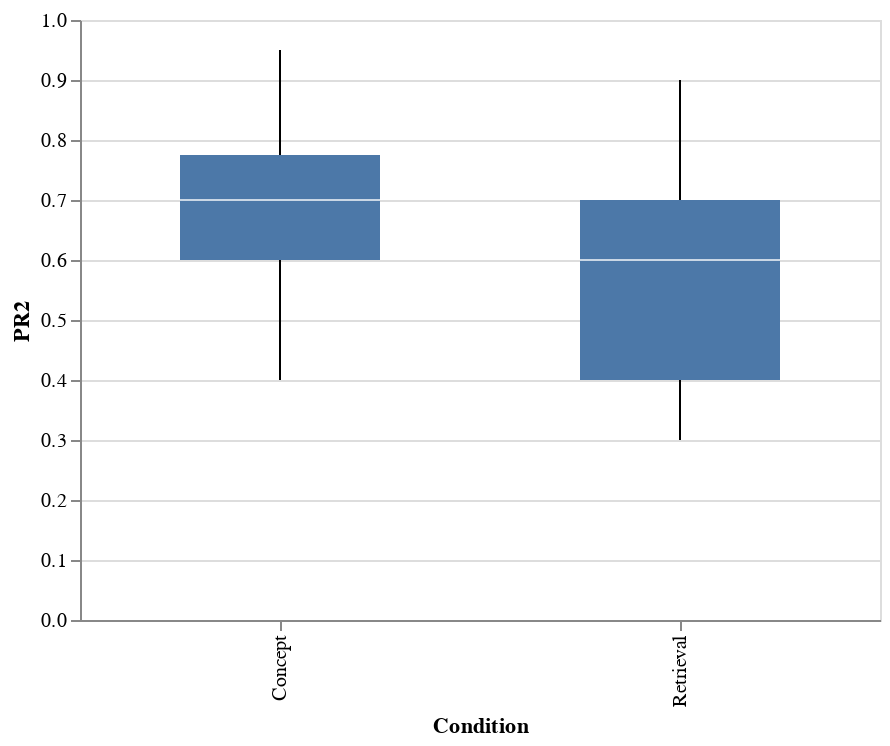

Notebook code for this chart:
### Markdown cell above
# Question 1

Which group felt like they learned more: the subjects who made concept maps or the ones who practiced retrieval? (Or are they about the same?) Make an appropriate visualization and explain what you see.

_Hint:_ Use the variable `PR.2`, which contains the participants' predictions of how well they would do on a test one week later.

### Code cell
# YOUR CODE HERE
#grouping = df_kb.groupby("Condition")["PR.2"]
#concept = df_kb[df_kb['Condition'] == "Concept"]
#print(grouping.head())
#concept.plot.bar(x="Condition", y="PR.2")

#df_kb.rename(columns={"PR.2": "PR_2"}, inplace=True)
#df_kb.groupby("Condition")["PR:2"].mean()
df_kb["PR2"] = df_kb["PR.2"]#for somereason the y axis breaks when using "PR.2"
print(df_kb.groupby("Condition")["PR2"].describe())
a=Chart(df_kb).mark_boxplot(size=100).encode(
    x="Condition:O",
    y="PR2:Q",
).properties(width=400)
a

### Figure 1 — Vega-Lite specification as saved in the notebook (floating-point values rounded to 4 significant figures)
{"config": {"view": {"continuousWidth": 400, "continuousHeight": 300}}, "data": {"name": "data-212cb24890b41e6403e680457bcea370"}, "mark": {"type": "boxplot", "size": 100}, "encoding": {"x": {"field": "Condition", "type": "ordinal"}, "y": {"field": "PR2", "type": "quantitative"}}, "width": 400, "$schema": "https://vega.github.io/schema/vega-lite/v4.17.0.json", "datasets": {"data-212cb24890b41e6403e680457bcea370": [{"ID": "KB1", "Age": 18, "Gender": "Female", "Date.P1": "11/21/16", "Date.P2": "11/28/16", "Condition": "Concept", "IC.1": 1, "IC.2": 1, "Comp.1": 1, "Comp.2": 1, "PR.1": 1.0, "PR.2": 0.8, "MCS.1": 0.75, "Scorer.1": "NK", "MCS.2": 0.67, "Scorer.2": "TT", "MCS.avg": 0.71, "R1CS.1": null, "Scorer.1.1": null, "R1CS.2": null, "Scorer.2.1": null, "R1CS.avg": null, "R2CS.1": null, "Scorer.1.2": null, "R2CS.2": null, "Scorer.2.2": null, "R2CS.avg": null, "TS.1": 0.36, "Scorer.1.3": "NK", "TS.2": 0.42, "Scorer.2.3": "MS", "TS.avg": 0.39, "Exc.1": 0, "Exc.2": 0, "Collection": 1, "PR2": 0.8}, {"ID": "KB2", "Age": 18, "Gender": "Male", "Date.P1": "11/21/16", "Date.P2": "11/28/16", "Condition": "Concept", "IC.1": 1, "IC.2": 1, "Comp.1": 1, "Comp.2": 1, "PR.1": 0.0, "PR.2": 0.7, "MCS.1": 0.4, "Scorer.1": "NK", "MCS.2": 0.367, "Scorer.2": "TT", "MCS.avg": 0.3835, "R1CS.1": null, "Scorer.1.1": null, "R1CS.2": null, "Scorer.2.1": null, "R1CS.avg": null, "R2CS.1": null, "Scorer.1.2": null, "R2CS.2": null, "Scorer.2.2": null, "R2CS.avg": null, "TS.1": 0.48, "Scorer.1.3": "MS", "TS.2": 0.36, "Scorer.2.3": "NK", "TS.avg": 0.42, "Exc.1": 0, "Exc.2": 0, "Collection": 1, "PR2": 0.7}, {"ID": "KB3", "Age": 18, "Gender": "Male", "Date.P1": "11/21/16", "Date.P2": "11/28/16", "Condition": "Concept", "IC.1": 1, "IC.2": 1, "Comp.1": 1, "Comp.2": 1, "PR.1": 0.0, "PR.2": 0.7, "MCS.1": 0.433, "Scorer.1": "NK", "MCS.2": 0.55, "Scorer.2": "MS", "MCS.avg": 0.4915, "R1CS.1": null, "Scorer.1.1": null, "R1CS.2": null, "Scorer.2.1": null, "R1CS.avg": null, "R2CS.1": null, "Scorer.1.2": null, "R2CS.2": null, "Scorer.2.2": null, "R2CS.avg": null, "TS.1": 0.08, "Scorer.1.3": "NK", "TS.2": 0.08, "Scorer.2.3": "MS", "TS.avg": 0.08, "Exc.1": 0, "Exc.2": 0, "Collection": 1, "PR2": 0.7}, {"ID": "KB4", "Age": 19, "Gender": "Female", "Date.P1": "11/21/16", "Date.P2": "11/28/16", "Condition": "Concept", "IC.1": 1, "IC.2": 1, "Comp.1": 1, "Comp.2": 1, "PR.1": 0.0, "PR.2": 0.7, "MCS.1": 0.317, "Scorer.1": "NK", "MCS.2": 0.333, "Scorer.2": "MS", "MCS.avg": 0.325, "R1CS.1": null, "Scorer.1.1": null, "R1CS.2": null, "Scorer.2.1": null, "R1CS.avg": null, "R2CS.1": null, "Scorer.1.2": null, "R2CS.2": null, "Scorer.2.2": null, "R2CS.avg": null, "TS.1": 0.44, "Scorer.1.3": "MS", "TS.2": 0.42, "Scorer.2.3": "NK", "TS.avg": 0.43, "Exc.1": 0, "Exc.2": 0, "Collection": 1, "PR2": 0.7}, {"ID": "KB5", "Age": 19, "Gender": "Female", "Date.P1": "11/22/16", "Date.P2": "11/29/16", "Condition": "Concept", "IC.1": 1, "IC.2": 1, "Comp.1": 1, "Comp.2": 1, "PR.1": 0.0, "PR.2": 0.95, "MCS.1": 0.683, "Scorer.1": "NK", "MCS.2": 0.717, "Scorer.2": "MS", "MCS.avg": 0.7, "R1CS.1": null, "Scorer.1.1": null, "R1CS.2": null, "Scorer.2.1": null, "R1CS.avg": null, "R2CS.1": null, "Scorer.1.2": null, "R2CS.2": null, "Scorer.2.2": null, "R2CS.avg": null, "TS.1": 0.26, "Scorer.1.3": "NK", "TS.2": 0.28, "Scorer.2.3": "MS", "TS.avg": 0.27, "Exc.1": 0, "Exc.2": 0, "Collection": 1, "PR2": 0.95}, {"ID": "KB6", "Age": 19, "Gender": "Male", "Date.P1": "11/22/16", "Date.P2": "11/29/16", "Condition": "Concept", "IC.1": 1, "IC.2": 1, "Comp.1": 1, "Comp.2": 1, "PR.1": 1.0, "PR.2": 0.6, "MCS.1": 0.817, "Scorer.1": "NK", "MCS.2": 0.783, "Scorer.2": "MS", "MCS.avg": 0.8, "R1CS.1": null, "Scorer.1.1": null, "R1CS.2": null, "Scorer.2.1": null, "R1CS.avg": null, "R2CS.1": null, "Scorer.1.2": null, "R2CS.2": null, "Scorer.2.2": null, "R2CS.avg": null, "TS.1": 0.4, "Scorer.1.3": "NK", "TS.2": 0.46, "Scorer.2.3": "MS", "TS.avg": 0.43, "Exc.1": 0, "Exc.2": 0, "Collection": 1, "PR2": 0.6}, {"ID": "KB7", "Age": 18, "Gender": "Male", "Date.P1": "11/22/16", "Date.P2": "12/6/16", "Condition": "Concept", "IC.1": 1, "IC.2": 1, "Comp.1": 1, "Comp.2": 1, "PR.1": 1.0, "PR.2": 0.6, "MCS.1": 0.733, "Scorer.1": "NK", "MCS.2": 0.767, "Scorer.2": "MS", "MCS.avg": 0.75, "R1CS.1": null, "Scorer.1.1": null, "R1CS.2": null, "Scorer.2.1": null, "R1CS.avg": null, "R2CS.1": null, "Scorer.1.2": null, "R2CS.2": null, "Scorer.2.2": null, "R2CS.avg": null, "TS.1": 0.38, "Scorer.1.3": "MS", "TS.2": 0.36, "Scorer.2.3": "CB", "TS.avg": 0.37, "Exc.1": 0, "Exc.2": 0, "Collection": 1, "PR2": 0.6}, {"ID": "KB8", "Age": 20, "Gender": "Male", "Date.P1": "11/22/16", "Date.P2": "11/29/16", "Condition": "Concept", "IC.1": 1, "IC.2": 1, "Comp.1": 1, "Comp.2": 1, "PR.1": 1.0, "PR.2": 0.5, "MCS.1": 0.35, "Scorer.1": "NK", "MCS.2": 0.333, "Scorer.2": "MS", "MCS.avg": 0.3415, "R1CS.1": null, "Scorer.1.1": null, "R1CS.2": null, "Scorer.2.1": null, "R1CS.avg": null, "R2CS.1": null, "Scorer.1.2": null, "R2CS.2": null, "Scorer.2.2": null, "R2CS.avg": null, "TS.1": 0.44, "Scorer.1.3": "NK", "TS.2": 0.46, "Scorer.2.3": "MS", "TS.avg": 0.45, "Exc.1": 0, "Exc.2": 0, "Collection": 1, "PR2": 0.5}, {"ID": "KB9", "Age": 20, "Gender": "Male", "Date.P1": "11/22/16", "Date.P2": "11/28/16", "Condition": "Concept", "IC.1": 1, "IC.2": 1, "Comp.1": 1, "Comp.2": 1, "PR.1": 0.0, "PR.2": 0.6, "MCS.1": 0.65, "Scorer.1": "NK", "MCS.2": 0.65, "Scorer.2": "MS", "MCS.avg": 0.65, "R1CS.1": null, "Scorer.1.1": null, "R1CS.2": null, "Scorer.2.1": null, "R1CS.avg": null, "R2CS.1": null, "Scorer.1.2": null, "R2CS.2": null, "Scorer.2.2": null, "R2CS.avg": null, "TS.1": 0.64, "Scorer.1.3": "MS", "TS.2": 0.58, "Scorer.2.3": "NK", "TS.avg": 0.61, "Exc.1": 0, "Exc.2": 0, "Collection": 1, "PR2": 0.6}, {"ID": "KB10", "Age": 20, "Gender": "Female", "Date.P1": "11/29/16", "Date.P2": "12/6/16", "Condition": "Concept", "IC.1": 1, "IC.2": 1, "Comp.1": 1, "Comp.2": 1, "PR.1": 1.0, "PR.2": 0.9, "MCS.1": 0.817, "Scorer.1": "NK", "MCS.2": 0.783, "Scorer.2": "MS", "MCS.avg": 0.8, "R1CS.1": null, "Scorer.1.1": null, "R1CS.2": null, "Scorer.2.1": null, "R1CS.avg": null, "R2CS.1": null, "Scorer.1.2": null, "R2CS.2": null, "Scorer.2.2": null, "R2CS.avg": null, "TS.1": 0.66, "Scorer.1.3": "NK", "TS.2": 0.7, "Scorer.2.3": "MS", "TS.avg": 0.68, "Exc.1": 0, "Exc.2": 0, "Collection": 1, "PR2": 0.9}, {"ID": "KB11", "Age": 21, "Gender": "Female", "Date.P1": "11/21/16", "Date.P2": "11/28/16", "Condition": "Retrieval", "IC.1": 1, "IC.2": 1, "Comp.1": 1, "Comp.2": 1, "PR.1": null, "PR.2": 0.4, "MCS.1": null, "Scorer.1": null, "MCS.2": null, "Scorer.2": null, "MCS.avg": null, "R1CS.1": 0.6, "Scorer.1.1": "NK", "R1CS.2": 0.6, "Scorer.2.1": "TT", "R1CS.avg": 0.6, "R2CS.1": 0.76, "Scorer.1.2": "NK", "R2CS.2": 0.783, "Scorer.2.2": "TT", "R2CS.avg": 0.772, "TS.1": 0.38, "Scorer.1.3": "MS", "TS.2": 0.3, "Scorer.2.3": "NK", "TS.avg": 0.34, "Exc.1": 0, "Exc.2": 0, "Collection": 1, "PR2": 0.4}, {"ID": "KB12", "Age": 18, "Gender": "Female", "Date.P1": "11/21/16", "Date.P2": "11/29/16", "Condition": "Retrieval", "IC.1": 1, "IC.2": 1, "Comp.1": 1, "Comp.2": 1, "PR.1": null, "PR.2": 0.6, "MCS.1": null, "Scorer.1": null, "MCS.2": null, "Scorer.2": null, "MCS.avg": null, "R1CS.1": 0.81, "Scorer.1.1": "NK", "R1CS.2": 0.85, "Scorer.2.1": "TT", "R1CS.avg": 0.83, "R2CS.1": 0.93, "Scorer.1.2": "NK", "R2CS.2": 0.933, "Scorer.2.2": "TT", "R2CS.avg": 0.932, "TS.1": 0.76, "Scorer.1.3": "NK", "TS.2": 0.82, "Scorer.2.3": "MS", "TS.avg": 0.79, "Exc.1": 0, "Exc.2": 0, "Collection": 1, "PR2": 0.6}, {"ID": "KB13", "Age": 20, "Gender": "Female", "Date.P1": "11/21/16", "Date.P2": "11/28/16", "Condition": "Retrieval", "IC.1": 1, "IC.2": 1, "Comp.1": 1, "Comp.2": 1, "PR.1": null, "PR.2": 0.9, "MCS.1": null, "Scorer.1": null, "MCS.2": null, "Scorer.2": null, "MCS.avg": null, "R1CS.1": 0.63, "Scorer.1.1": "NK", "R1CS.2": 0.617, "Scorer.2.1": "TT", "R1CS.avg": 0.624, "R2CS.1": 0.76, "Scorer.1.2": "NK", "R2CS.2": 0.8, "Scorer.2.2": "TT", "R2CS.avg": 0.78, "TS.1": 0.8, "Scorer.1.3": "MS", "TS.2": 0.8, "Scorer.2.3": "NK", "TS.avg": 0.8, "Exc.1": 0, "Exc.2": 0, "Collection": 1, "PR2": 0.9}, {"ID": "KB14", "Age": 19, "Gender": "Female", "Date.P1": "11/21/16", "Date.P2": "11/28/16", "Condition": "Retrieval", "IC.1": 1, "IC.2": 1, "Comp.1": 1, "Comp.2": 1, "PR.1": null, "PR.2": 0.7, "MCS.1": null, "Scorer.1": null, "MCS.2": null, "Scorer.2": null, "MCS.avg": null, "R1CS.1": 0.56, "Scorer.1.1": "NK", "R1CS.2": 0.567, "Scorer.2.1": "TT", "R1CS.avg": 0.564, "R2CS.1": 0.18, "Scorer.1.2": "NK", "R2CS.2": 0.167, "Scorer.2.2": "TT", "R2CS.avg": 0.174, "TS.1": 0.48, "Scorer.1.3": "MS", "TS.2": 0.4, "Scorer.2.3": "NK", "TS.avg": 0.44, "Exc.1": 0, "Exc.2": 0, "Collection": 1, "PR2": 0.7}, {"ID": "KB15", "Age": 18, "Gender": "Female", "Date.P1": "11/22/16", "Date.P2": "11/29/16", "Condition": "Retrieval", "IC.1": 1, "IC.2": 1, "Comp.1": 1, "Comp.2": 1, "PR.1": null, "PR.2": 0.3, "MCS.1": null, "Scorer.1": null, "MCS.2": null, "Scorer.2": null, "MCS.avg": null, "R1CS.1": 0.4, "Scorer.1.1": "TT", "R1CS.2": 0.35, "Scorer.2.1": "LH", "R1CS.avg": 0.375, "R2CS.1": 0.483, "Scorer.1.2": "TT", "R2CS.2": 0.55, "Scorer.2.2": "LH", "R2CS.avg": 0.517, "TS.1": 0.34, "Scorer.1.3": "MS", "TS.2": 0.34, "Scorer.2.3": "CB", "TS.avg": 0.34, "Exc.1": 0, "Exc.2": 0, "Collection": 1, "PR2": 0.3}, {"ID": "KB16", "Age": 19, "Gender": "Male", "Date.P1": "11/22/16", "Date.P2": "11/29/16", "Condition": "Retrieval", "IC.1": 1, "IC.2": 1, "Comp.1": 1, "Comp.2": 1, "PR.1": null, "PR.2": 0.4, "MCS.1": null, "Scorer.1": null, "MCS.2": null, "Scorer.2": null, "MCS.avg": null, "R1CS.1": 0.5, "Scorer.1.1": "TT", "R1CS.2": 0.55, "Scorer.2.1": "LH", "R1CS.avg": 0.525, "R2CS.1": 0.8, "Scorer.1.2": "TT", "R2CS.2": 0.83, "Scorer.2.2": "LH", "R2CS.avg": 0.82, "TS.1": 0.6, "Scorer.1.3": "NK", "TS.2": 0.6, "Scorer.2.3": "MS", "TS.avg": 0.6, "Exc.1": 0, "Exc.2": 0, "Collection": 1, "PR2": 0.4}, {"ID": "KB18", "Age": 20, "Gender": "Male", "Date.P1": "11/22/16", "Date.P2": "11/29/16", "Condition": "Retrieval", "IC.1": 1, "IC.2": 1, "Comp.1": 1, "Comp.2": 1, "PR.1": null, "PR.2": 0.7, "MCS.1": null, "Scorer.1": null, "MCS.2": null, "Scorer.2": null, "MCS.avg": null, "R1CS.1": 0.7, "Scorer.1.1": "TT", "R1CS.2": 0.67, "Scorer.2.1": "LH", "R1CS.avg": 0.685, "R2CS.1": 0.8, "Scorer.1.2": "TT", "R2CS.2": 0.883, "Scorer.2.2": "LH", "R2CS.avg": 0.842, "TS.1": 0.6, "Scorer.1.3": "MS", "TS.2": 0.64, "Scorer.2.3": "CB", "TS.avg": 0.62, "Exc.1": 0, "Exc.2": 0, "Collection": 1, "PR2": 0.7}, {"ID": "KB19", "Age": 21, "Gender": "Female", "Date.P1": "11/29/16", "Date.P2": "12/6/16", "Condition": "Retrieval", "IC.1": 1, "IC.2": 1, "Comp.1": 1, "Comp.2": 1, "PR.1": null, "PR.2": 0.4, "MCS.1": null, "Scorer.1": null, "MCS.2": null, "Scorer.2": null, "MCS.avg": null, "R1CS.1": 0.57, "Scorer.1.1": "LH", "R1CS.2": 0.65, "Scorer.2.1": "TT", "R1CS.avg": 0.61, "R2CS.1": 0.73, "Scorer.1.2": "LH", "R2CS.2": 0.817, "Scorer.2.2": "TT", "R2CS.avg": 0.774, "TS.1": 0.72, "Scorer.1.3": "NK", "TS.2": 0.74, "Scorer.2.3": "MS", "TS.avg": 0.73, "Exc.1": 0, "Exc.2": 0, "Collection": 1, "PR2": 0.4}, {"ID": "KB20", "Age": 17, "Gender": "Male", "Date.P1": "11/29/16", "Date.P2": "12/6/16", "Condition": "Retrieval", "IC.1": 1, "IC.2": 1, "Comp.1": 1, "Comp.2": 1, "PR.1": null, "PR.2": 0.6, "MCS.1": null, "Scorer.1": null, "MCS.2": null, "Scorer.2": null, "MCS.avg": null, "R1CS.1": 0.583, "Scorer.1.1": "LH", "R1CS.2": 0.633, "Scorer.2.1": "TT", "R1CS.avg": 0.61, "R2CS.1": 0.733, "Scorer.1.2": "LH", "R2CS.2": 0.767, "Scorer.2.2": "TT", "R2CS.avg": 0.75, "TS.1": 0.62, "Scorer.1.3": "NK", "TS.2": 0.62, "Scorer.2.3": "CB", "TS.avg": 0.62, "Exc.1": 0, "Exc.2": 0, "Collection": 1, "PR2": 0.6}, {"ID": "KB21", "Age": 20, "Gender": "Male", "Date.P1": "11/29/16", "Date.P2": "12/6/16", "Condition": "Concept", "IC.1": 1, "IC.2": 1, "Comp.1": 1, "Comp.2": 1, "PR.1": 0.0, "PR.2": 0.8, "MCS.1": 0.55, "Scorer.1": "NK", "MCS.2": 0.583, "Scorer.2": "CB", "MCS.avg": 0.567, "R1CS.1": null, "Scorer.1.1": null, "R1CS.2": null, "Scorer.2.1": null, "R1CS.avg": null, "R2CS.1": null, "Scorer.1.2": null, "R2CS.2": null, "Scorer.2.2": null, "R2CS.avg": null, "TS.1": 0.56, "Scorer.1.3": "MS", "TS.2": 0.6, "Scorer.2.3": "CB", "TS.avg": 0.58, "Exc.1": 0, "Exc.2": 0, "Collection": 1, "PR2": 0.8}, {"ID": "KB22", "Age": 18, "Gender": "Male", "Date.P1": "11/29/16", "Date.P2": "12/6/16", "Condition": "Concept", "IC.1": 1, "IC.2": 1, "Comp.1": 1, "Comp.2": 1, "PR.1": 0.0, "PR.2": 0.6, "MCS.1": 0.417, "Scorer.1": "NK", "MCS.2": 0.433, "Scorer.2": "CB", "MCS.avg": 0.425, "R1CS.1": null, "Scorer.1.1": null, "R1CS.2": null, "Scorer.2.1": null, "R1CS.avg": null, "R2CS.1": null, "Scorer.1.2": null, "R2CS.2": null, "Scorer.2.2": null, "R2CS.avg": null, "TS.1": 0.18, "Scorer.1.3": "NK", "TS.2": 0.2, "Scorer.2.3": "MS", "TS.avg": 0.19, "Exc.1": 0, "Exc.2": 0, "Collection": 1, "PR2": 0.6}, {"ID": "KB23", "Age": 21, "Gender": "Male", "Date.P1": "11/29/16", "Date.P2": "12/6/16", "Condition": "Concept", "IC.1": 1, "IC.2": 1, "Comp.1": 1, "Comp.2": 1, "PR.1": 0.0, "PR.2": 0.9, "MCS.1": 0.56, "Scorer.1": "MS", "MCS.2": 0.45, "Scorer.2": "CB", "MCS.avg": 0.505, "R1CS.1": null, "Scorer.1.1": null, "R1CS.2": null, "Scorer.2.1": null, "R1CS.avg": null, "R2CS.1": null, "Scorer.1.2": null, "R2CS.2": null, "Scorer.2.2": null, "R2CS.avg": null, "TS.1": 0.68, "Scorer.1.3": "MS", "TS.2": 0.68, "Scorer.2.3": "CB", "TS.avg": 0.68, "Exc.1": 0, "Exc.2": 0, "Collection": 1, "PR2": 0.9}, {"ID": "KB24", "Age": 18, "Gender": "Male", "Date.P1": "11/29/16", "Date.P2": "12/6/16", "Condition": "Concept", "IC.1": 1, "IC.2": 1, "Comp.1": 1, "Comp.2": 1, "PR.1": 1.0, "PR.2": 0.9, "MCS.1": 0.917, "Scorer.1": "MS", "MCS.2": 0.8, "Scorer.2": "NK", "MCS.avg": 0.859, "R1CS.1": null, "Scorer.1.1": null, "R1CS.2": null, "Scorer.2.1": null, "R1CS.avg": null, "R2CS.1": null, "Scorer.1.2": null, "R2CS.2": null, "Scorer.2.2": null, "R2CS.avg": null, "TS.1": 0.54, "Scorer.1.3": "NK", "TS.2": 0.52, "Scorer.2.3": "MS", "TS.avg": 0.53, "Exc.1": 0, "Exc.2": 0, "Collection": 1, "PR2": 0.9}, {"ID": "KB25", "Age": 19, "Gender": "Male", "Date.P1": "11/29/16", "Date.P2": "12/6/16", "Condition": "Concept", "IC.1": 1, "IC.2": 1, "Comp.1": 1, "Comp.2": 1, "PR.1": 1.0, "PR.2": 0.6, "MCS.1": 0.683, "Scorer.1": "MS", "MCS.2": 0.667, "Scorer.2": "NK", "MCS.avg": 0.675, "R1CS.1": null, "Scorer.1.1": null, "R1CS.2": null, "Scorer.2.1": null, "R1CS.avg": null, "R2CS.1": null, "Scorer.1.2": null, "R2CS.2": null, "Scorer.2.2": null, "R2CS.avg": null, "TS.1": 0.56, "Scorer.1.3": "NK", "TS.2": 0.62, "Scorer.2.3": "MS", "TS.avg": 0.59, "Exc.1": 0, "Exc.2": 0, "Collection": 1, "PR2": 0.6}, {"ID": "KB26", "Age": 18, "Gender": "Female", "Date.P1": "11/29/16", "Date.P2": "12/6/16", "Condition": "Concept", "IC.1": 1, "IC.2": 1, "Comp.1": 1, "Comp.2": 1, "PR.1": 1.0, "PR.2": 0.7, "MCS.1": 0.667, "Scorer.1": "TT", "MCS.2": 0.65, "Scorer.2": "NK", "MCS.avg": 0.659, "R1CS.1": null, "Scorer.1.1": null, "R1CS.2": null, "Scorer.2.1": null, "R1CS.avg": null, "R2CS.1": null, "Scorer.1.2": null, "R2CS.2": null, "Scorer.2.2": null, "R2CS.avg": null, "TS.1": 0.3, "Scorer.1.3": "MS", "TS.2": 0.3, "Scorer.2.3": "CB", "TS.avg": 0.3, "Exc.1": 0, "Exc.2": 0, "Collection": 1, "PR2": 0.7}, {"ID": "KB27", "Age": 18, "Gender": "Male", "Date.P1": "11/29/16", "Date.P2": "12/6/16", "Condition": "Concept", "IC.1": 1, "IC.2": 1, "Comp.1": 1, "Comp.2": 1, "PR.1": 1.0, "PR.2": 0.7, "MCS.1": 0.5, "Scorer.1": "NK", "MCS.2": 0.5, "Scorer.2": "MS", "MCS.avg": 0.5, "R1CS.1": null, "Scorer.1.1": null, "R1CS.2": null, "Scorer.2.1": null, "R1CS.avg": null, "R2CS.1": null, "Scorer.1.2": null, "R2CS.2": null, "Scorer.2.2": null, "R2CS.avg": null, "TS.1": 0.52, "Scorer.1.3": "MS", "TS.2": 0.52, "Scorer.2.3": "CB", "TS.avg": 0.52, "Exc.1": 0, "Exc.2": 0, "Collection": 1, "PR2": 0.7}, {"ID": "KB28", "Age": 18, "Gender": "Male", "Date.P1": "11/29/16", "Date.P2": "12/2/16", "Condition": "Concept", "IC.1": 1, "IC.2": 1, "Comp.1": 1, "Comp.2": 1, "PR.1": 1.0, "PR.2": 0.5, "MCS.1": 0.55, "Scorer.1": "NK", "MCS.2": 0.617, "Scorer.2": "MS", "MCS.avg": 0.583, "R1CS.1": null, "Scorer.1.1": null, "R1CS.2": null, "Scorer.2.1": null, "R1CS.avg": null, "R2CS.1": null, "Scorer.1.2": null, "R2CS.2": null, "Scorer.2.2": null, "R2CS.avg": null, "TS.1": 0.42, "Scorer.1.3": "NK", "TS.2": 0.44, "Scorer.2.3": "MS", "TS.avg": 0.43, "Exc.1": 0, "Exc.2": 0, "Collection": 1, "PR2": 0.5}, {"ID": "KB29", "Age": 19, "Gender": "Male", "Date.P1": "1/23/17", "Date.P2": "1/31/17", "Condition": "Concept", "IC.1": 1, "IC.2": 1, "Comp.1": 1, "Comp.2": 1, "PR.1": 1.0, "PR.2": 0.9, "MCS.1": 0.867, "Scorer.1": "TT", "MCS.2": 0.85, "Scorer.2": "NK", "MCS.avg": 0.8585, "R1CS.1": null, "Scorer.1.1": null, "R1CS.2": null, "Scorer.2.1": null, "R1CS.avg": null, "R2CS.1": null, "Scorer.1.2": null, "R2CS.2": null, "Scorer.2.2": null, "R2CS.avg": null, "TS.1": 0.6, "Scorer.1.3": "LH", "TS.2": 0.6, "Scorer.2.3": "TT", "TS.avg": 0.6, "Exc.1": 0, "Exc.2": 0, "Collection": 1, "PR2": 0.9}, {"ID": "KB30", "Age": 18, "Gender": "Female", "Date.P1": "1/23/17", "Date.P2": "1/31/17", "Condition": "Concept", "IC.1": 1, "IC.2": 1, "Comp.1": 1, "Comp.2": 1, "PR.1": 1.0, "PR.2": 0.4, "MCS.1": 0.76, "Scorer.1": "NK", "MCS.2": 0.783, "Scorer.2": "TT", "MCS.avg": 0.767, "R1CS.1": null, "Scorer.1.1": null, "R1CS.2": null, "Scorer.2.1": null, "R1CS.avg": null, "R2CS.1": null, "Scorer.1.2": null, "R2CS.2": null, "Scorer.2.2": null, "R2CS.avg": null, "TS.1": 0.8, "Scorer.1.3": "LH", "TS.2": 0.8, "Scorer.2.3": "NK", "TS.avg": 0.8, "Exc.1": 0, "Exc.2": 0, "Collection": 1, "PR2": 0.4}, {"ID": "KB31", "Age": 19, "Gender": "Female", "Date.P1": "1/23/17", "Date.P2": "2/1/17", "Condition": "Concept", "IC.1": 1, "IC.2": 1, "Comp.1": 1, "Comp.2": 1, "PR.1": 1.0, "PR.2": 0.6, "MCS.1": 0.733, "Scorer.1": "TT", "MCS.2": 0.75, "Scorer.2": "NK", "MCS.avg": 0.74, "R1CS.1": null, "Scorer.1.1": null, "R1CS.2": null, "Scorer.2.1": null, "R1CS.avg": null, "R2CS.1": null, "Scorer.1.2": null, "R2CS.2": null, "Scorer.2.2": null, "R2CS.avg": null, "TS.1": 0.22, "Scorer.1.3": "LH", "TS.2": 0.22, "Scorer.2.3": "NK", "TS.avg": 0.22, "Exc.1": 0, "Exc.2": 0, "Collection": 1, "PR2": 0.6}, {"ID": "KB32", "Age": 18, "Gender": "Male", "Date.P1": "1/23/17", "Date.P2": "1/31/17", "Condition": "Concept", "IC.1": 1, "IC.2": 1, "Comp.1": 1, "Comp.2": 1, "PR.1": 0.0, "PR.2": 0.7, "MCS.1": 0.62, "Scorer.1": "NK", "MCS.2": 0.633, "Scorer.2": "TT", "MCS.avg": 0.623, "R1CS.1": null, "Scorer.1.1": null, "R1CS.2": null, "Scorer.2.1": null, "R1CS.avg": null, "R2CS.1": null, "Scorer.1.2": null, "R2CS.2": null, "Scorer.2.2": null, "R2CS.avg": null, "TS.1": 0.54, "Scorer.1.3": "LH", "TS.2": 0.46, "Scorer.2.3": "NK", "TS.avg": 0.5, "Exc.1": 0, "Exc.2": 0, "Collection": 1, "PR2": 0.7}, {"ID": "KB33", "Age": 21, "Gender": "Male", "Date.P1": "1/24/17", "Date.P2": "1/31/17", "Condition": "Concept", "IC.1": 1, "IC.2": 1, "Comp.1": 1, "Comp.2": 1, "PR.1": 1.0, "PR.2": 0.7, "MCS.1": 0.767, "Scorer.1": "TT", "MCS.2": 0.8, "Scorer.2": "NK", "MCS.avg": 0.785, "R1CS.1": null, "Scorer.1.1": null, "R1CS.2": null, "Scorer.2.1": null, "R1CS.avg": null, "R2CS.1": null, "Scorer.1.2": null, "R2CS.2": null, "Scorer.2.2": null, "R2CS.avg": null, "TS.1": 0.64, "Scorer.1.3": "LH", "TS.2": 0.64, "Scorer.2.3": "TT", "TS.avg": 0.64, "Exc.1": 0, "Exc.2": 0, "Collection": 1, "PR2": 0.7}, {"ID": "KB34", "Age": 22, "Gender": "Female", "Date.P1": "1/24/17", "Date.P2": "1/31/17", "Condition": "Retrieval", "IC.1": 1, "IC.2": 1, "Comp.1": 1, "Comp.2": 1, "PR.1": null, "PR.2": 0.8, "MCS.1": null, "Scorer.1": null, "MCS.2": null, "Scorer.2": null, "MCS.avg": null, "R1CS.1": 0.367, "Scorer.1.1": "TT", "R1CS.2": 0.383, "Scorer.2.1": "LH", "R1CS.avg": 0.375, "R2CS.1": 0.567, "Scorer.1.2": "TT", "R2CS.2": 0.6, "Scorer.2.2": "LH", "R2CS.avg": 0.584, "TS.1": 0.42, "Scorer.1.3": "LH", "TS.2": 0.32, "Scorer.2.3": "TT", "TS.avg": 0.37, "Exc.1": 0, "Exc.2": 0, "Collection": 1, "PR2": 0.8}, {"ID": "KB35", "Age": 19, "Gender": "Male", "Date.P1": "1/24/17", "Date.P2": "2/2/17", "Condition": "Retrieval", "IC.1": 1, "IC.2": 1, "Comp.1": 1, "Comp.2": 1, "PR.1": null, "PR.2": 0.9, "MCS.1": null, "Scorer.1": null, "MCS.2": null, "Scorer.2": null, "MCS.avg": null, "R1CS.1": 0.767, "Scorer.1.1": "TT", "R1CS.2": 0.8, "Scorer.2.1": "LH", "R1CS.avg": 0.784, "R2CS.1": 0.867, "Scorer.1.2": "TT", "R2CS.2": 0.9, "Scorer.2.2": "LH", "R2CS.avg": 0.884, "TS.1": 1.0, "Scorer.1.3": "LH", "TS.2": 1.0, "Scorer.2.3": "NK", "TS.avg": 1.0, "Exc.1": 0, "Exc.2": 0, "Collection": 1, "PR2": 0.9}, {"ID": "KB37", "Age": 20, "Gender": "Male", "Date.P1": "1/24/17", "Date.P2": "1/31/17", "Condition": "Retrieval", "IC.1": 1, "IC.2": 1, "Comp.1": 1, "Comp.2": 1, "PR.1": null, "PR.2": 0.8, "MCS.1": null, "Scorer.1": null, "MCS.2": null, "Scorer.2": null, "MCS.avg": null, "R1CS.1": 0.4, "Scorer.1.1": "TT", "R1CS.2": 0.5, "Scorer.2.1": "LH", "R1CS.avg": 0.45, "R2CS.1": 0.75, "Scorer.1.2": "TT", "R2CS.2": 0.8, "Scorer.2.2": "LH", "R2CS.avg": 0.775, "TS.1": 0.44, "Scorer.1.3": "LH", "TS.2": 0.44, "Scorer.2.3": "TT", "TS.avg": 0.44, "Exc.1": 0, "Exc.2": 0, "Collection": 1, "PR2": 0.8}, {"ID": "KB38", "Age": 19, "Gender": "Female", "Date.P1": "1/24/17", "Date.P2": "1/31/17", "Condition": "Concept", "IC.1": 1, "IC.2": 1, "Comp.1": 1, "Comp.2": 1, "PR.1": 1.0, "PR.2": 0.7, "MCS.1": 0.717, "Scorer.1": "NK", "MCS.2": 0.733, "Scorer.2": "TT", "MCS.avg": 0.725, "R1CS.1": null, "Scorer.1.1": null, "R1CS.2": null, "Scorer.2.1": null, "R1CS.avg": null, "R2CS.1": null, "Scorer.1.2": null, "R2CS.2": null, "Scorer.2.2": null, "R2CS.avg": null, "TS.1": 0.22, "Scorer.1.3": "LH", "TS.2": 0.18, "Scorer.2.3": "TT", "TS.avg": 0.2, "Exc.1": 0, "Exc.2": 0, "Collection": 1, "PR2": 0.7}, {"ID": "KB39", "Age": 19, "Gender": "Female", "Date.P1": "1/25/17", "Date.P2": "2/1/17", "Condition": "Concept", "IC.1": 1, "IC.2": 1, "Comp.1": 1, "Comp.2": 1, "PR.1": 0.0, "PR.2": 0.7, "MCS.1": 0.417, "Scorer.1": "NK", "MCS.2": 0.417, "Scorer.2": "TT", "MCS.avg": 0.417, "R1CS.1": null, "Scorer.1.1": null, "R1CS.2": null, "Scorer.2.1": null, "R1CS.avg": null, "R2CS.1": null, "Scorer.1.2": null, "R2CS.2": null, "Scorer.2.2": null, "R2CS.avg": null, "TS.1": 0.48, "Scorer.1.3": "LH", "TS.2": 0.5, "Scorer.2.3": "NK", "TS.avg": 0.49, "Exc.1": 0, "Exc.2": 0, "Collection": 1, "PR2": 0.7}, {"ID": "KB40", "Age": 20, "Gender": "Female", "Date.P1": "1/25/17", "Date.P2": "2/2/17", "Condition": "Retrieval", "IC.1": 1, "IC.2": 1, "Comp.1": 1, "Comp.2": 1, "PR.1": null, "PR.2": 0.4, "MCS.1": null, "Scorer.1": null, "MCS.2": null, "Scorer.2": null, "MCS.avg": null, "R1CS.1": 0.367, "Scorer.1.1": "TT", "R1CS.2": 0.4, "Scorer.2.1": "LH", "R1CS.avg": 0.384, "R2CS.1": 0.65, "Scorer.1.2": "TT", "R2CS.2": 0.717, "Scorer.2.2": "LH", "R2CS.avg": 0.683, "TS.1": 0.66, "Scorer.1.3": "LH", "TS.2": 0.6, "Scorer.2.3": "NK", "TS.avg": 0.63, "Exc.1": 0, "Exc.2": 0, "Collection": 1, "PR2": 0.4}, {"ID": "KB41", "Age": 19, "Gender": "Female", "Date.P1": "1/25/17", "Date.P2": "2/1/17", "Condition": "Retrieval", "IC.1": 1, "IC.2": 1, "Comp.1": 1, "Comp.2": 1, "PR.1": null, "PR.2": 0.6, "MCS.1": null, "Scorer.1": null, "MCS.2": null, "Scorer.2": null, "MCS.avg": null, "R1CS.1": 0.633, "Scorer.1.1": "TT", "R1CS.2": 0.733, "Scorer.2.1": "LH", "R1CS.avg": 0.683, "R2CS.1": 0.767, "Scorer.1.2": "TT", "R2CS.2": 0.833, "Scorer.2.2": "LH", "R2CS.avg": 0.8, "TS.1": 0.66, "Scorer.1.3": "LH", "TS.2": 0.7, "Scorer.2.3": "NK", "TS.avg": 0.68, "Exc.1": 0, "Exc.2": 0, "Collection": 1, "PR2": 0.6}, {"ID": "KB42", "Age": 19, "Gender": "Female", "Date.P1": "1/25/17", "Date.P2": "2/1/17", "Condition": "Retrieval", "IC.1": 1, "IC.2": 1, "Comp.1": 1, "Comp.2": 1, "PR.1": null, "PR.2": 0.4, "MCS.1": null, "Scorer.1": null, "MCS.2": null, "Scorer.2": null, "MCS.avg": null, "R1CS.1": 0.717, "Scorer.1.1": "TT", "R1CS.2": 0.683, "Scorer.2.1": "LH", "R1CS.avg": 0.7, "R2CS.1": 0.7, "Scorer.1.2": "TT", "R2CS.2": 0.7, "Scorer.2.2": "LH", "R2CS.avg": 0.7, "TS.1": 0.88, "Scorer.1.3": "LH", "TS.2": 0.8, "Scorer.2.3": "NK", "TS.avg": 0.84, "Exc.1": 0, "Exc.2": 0, "Collection": 1, "PR2": 0.4}, {"ID": "KB43", "Age": 18, "Gender": "Female", "Date.P1": "1/25/17", "Date.P2": "2/1/17", "Condition": "Retrieval", "IC.1": 1, "IC.2": 1, "Comp.1": 1, "Comp.2": 1, "PR.1": null, "PR.2": 0.4, "MCS.1": null, "Scorer.1": null, "MCS.2": null, "Scorer.2": null, "MCS.avg": null, "R1CS.1": 0.45, "Scorer.1.1": "TT", "R1CS.2": 0.467, "Scorer.2.1": "LH", "R1CS.avg": 0.458, "R2CS.1": 0.717, "Scorer.1.2": "TT", "R2CS.2": 0.717, "Scorer.2.2": "LH", "R2CS.avg": 0.717, "TS.1": 0.58, "Scorer.1.3": "LH", "TS.2": 0.54, "Scorer.2.3": "NK", "TS.avg": 0.56, "Exc.1": 0, "Exc.2": 0, "Collection": 1, "PR2": 0.4}, {"ID": "KB44", "Age": 20, "Gender": "Male", "Date.P1": "1/25/17", "Date.P2": "2/1/17", "Condition": "Concept", "IC.1": 1, "IC.2": 1, "Comp.1": 1, "Comp.2": 1, "PR.1": 0.0, "PR.2": 0.5, "MCS.1": 0.75, "Scorer.1": "TT", "MCS.2": 0.85, "Scorer.2": "NK", "MCS.avg": 0.8, "R1CS.1": null, "Scorer.1.1": null, "R1CS.2": null, "Scorer.2.1": null, "R1CS.avg": null, "R2CS.1": null, "Scorer.1.2": null, "R2CS.2": null, "Scorer.2.2": null, "R2CS.avg": null, "TS.1": 0.82, "Scorer.1.3": "LH", "TS.2": 0.76, "Scorer.2.3": "NK", "TS.avg": 0.79, "Exc.1": 0, "Exc.2": 0, "Collection": 1, "PR2": 0.5}, {"ID": "KB45", "Age": 19, "Gender": "Female", "Date.P1": "1/26/17", "Date.P2": "2/2/17", "Condition": "Retrieval", "IC.1": 1, "IC.2": 1, "Comp.1": 1, "Comp.2": 1, "PR.1": null, "PR.2": 0.5, "MCS.1": null, "Scorer.1": null, "MCS.2": null, "Scorer.2": null, "MCS.avg": null, "R1CS.1": 0.66, "Scorer.1.1": "NK", "R1CS.2": 0.817, "Scorer.2.1": "LH", "R1CS.avg": 0.738, "R2CS.1": 0.8, "Scorer.1.2": "NK", "R2CS.2": 0.85, "Scorer.2.2": "LH", "R2CS.avg": 0.825, "TS.1": 0.68, "Scorer.1.3": "LH", "TS.2": 0.68, "Scorer.2.3": "TT", "TS.avg": 0.68, "Exc.1": 0, "Exc.2": 0, "Collection": 1, "PR2": 0.5}]}}
